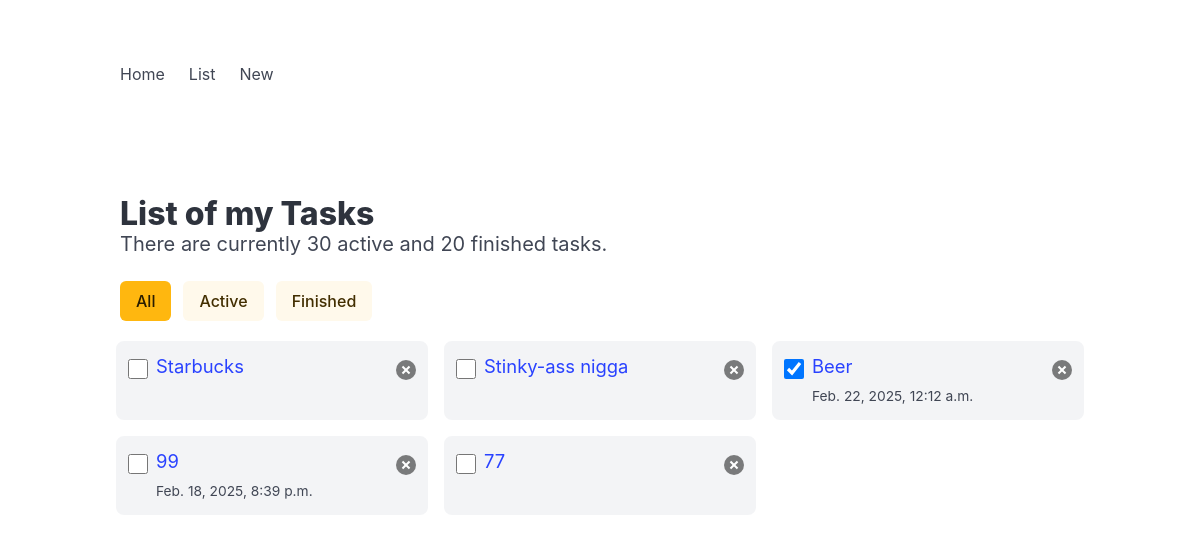
The page /todo/list/ (signed in) on the database as committed earlier.
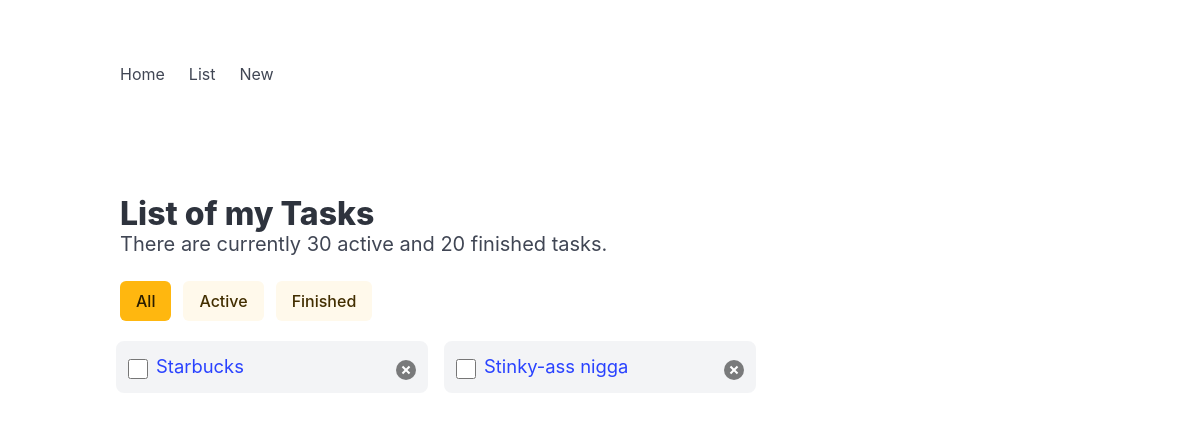
The same page on the database as committed later.
### todo/models.py (models this page shows, shortened)
class Task(models.Model):
    user = models.ForeignKey(User, on_delete=models.CASCADE)
    title = models.CharField(max_length=100)
    desc = models.CharField(max_length=500)
    is_finished = models.BooleanField(default=False)
    finished_dt = models.DateTimeField(blank=True, null=True)
    dead_line_dt = models.DateTimeField(blank=True, null=True)
    create_dt = models.DateTimeField(auto_now_add=True)
    update_dt = models.DateTimeField(auto_now=True)

### todo/views.py (the view)
# urls.py: path('list/', views.todo_list, name='list'),
def todo_list(request):
    if request.user.is_authenticated:
        tasks = Task.objects.filter(user=request.user).order_by('-id')[0:100]
        context = {'tasks': tasks}
        return render(request, 'todo/list.html', context)
    else:
        return redirect('/todo')

### todo/templates/todo/list.html (shortened to what this page needs)
<!DOCTYPE html>
<html>
  <head>
    <link rel="stylesheet" href="https://cdn.jsdelivr.net/npm/bulma@1.0.2/css/bulma.min.css">
  </head>
  <body>
    {% include 'todo/includes/nav.html' %}
  <section class="section">
    <div class="container">
      <h1 class="title">List of my Tasks</h1>
      <p class="subtitle">There are currently 30 active and 20 finished tasks.</p>
      <div class="buttons">
        <a href="{{ request.path }}" class="button is-warning {% if 'active' in request.GET or 'finished' in request.GET %} is-light{% endif %}">All</a>
        <a href="{{ request.path }}?active" class="button is-warning {% if 'active' not in request.GET %} is-light{% endif %}">Active</a>
        <a href="{{ request.path }}?finished" class="button is-warning {% if 'finished' not in request.GET %} is-light{% endif %}">Finished</a>
      </div>
      {% if tasks %}
      <ul class="columns is-multiline" id="list">
        {% for task in tasks %}
          <li class="column is-4">
            <input type="checkbox" {% if task.is_finished %} checked {% endif %} title="Finish">
            <div>
              <a href="{% url 'todo:detail' number=task.id %}">{{ task.title }}</a>
              <br>
              {% if task.dead_line_dt %}
              <time datetime="{{ task.dead_line_dt|date:'Y-m-d\TH:i' }}">
                {{ task.dead_line_dt }}
              </time>
              {% endif %}
            </div>
            <button class="delete" title="Remove"></button>
          </li>
        {% endfor %}
        </ul>
      {% else %}
      <p class="is-size-5">No task to show here.</p>
      {% endif %}
    </div>
  </section>
  </body>
</html>

### todo/templates/todo/includes/nav.html (shortened to what this page needs)
<section class="section">
    <div class="container">
      <nav class="navbar" role="navigation" aria-label="main navigation">
        <div class="navbar-brand">
            <a class="navbar-item" href="{% url 'todo:index' %}">Home</a>
            <a class="navbar-item" href="{% url 'todo:list' %}">List</a>
            <a class="navbar-item" href="{% url 'todo:new' %}">New</a>
        </div>
    </nav>
    </div>
  </section>

### todo/templates/todo/list.html (style rules this page uses)
input[type="checkbox"] { width: 1.5em; height: 1.5em; cursor: pointer; }
#list > li { display: flex; gap: .5em; align-items: start; background: var(--bulma-background); border: .5em solid var(--bulma-scheme-main); border-radius: 1em; }
#list > li input { flex-shrink: 0; }
#list > li input, #list > li button { margin-top: .45em; }
#list > li div { font-size: 1.15em; flex-grow: 1; flex-shrink: 1; }

Rows that differ between the two databases and show on the page:
removed Task: is_finished "☑", title "Beer", dead_line_dt "Feb. 22, 2025, 12:12 a.m."
removed Task: title "99", dead_line_dt "Feb. 18, 2025, 8:39 p.m."
removed Task: title "77"
